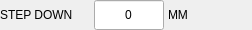
          <widget class="QWidget" name="widget_stepdown" native="true">
           <property name="minimumSize">
            <size>
             <width>0</width>
             <height>30</height>
            </size>
           </property>
           <property name="maximumSize">
            <size>
             <width>16777215</width>
             <height>30</height>
            </size>
           </property>
           <layout class="QHBoxLayout" name="horizontalLayout_15">
            <property name="spacing">
             <number>4</number>
            </property>
            <property name="leftMargin">
             <number>0</number>
            </property>
            <property name="topMargin">
             <number>0</number>
            </property>
            <property name="rightMargin">
             <number>0</number>
            </property>
            <property name="bottomMargin">
             <number>0</number>
            </property>
            <item>
             <widget class="QLabel" name="lbl_stepdown">
              <property name="minimumSize">
               <size>
                <width>90</width>
                <height>0</height>
               </size>
              </property>
              <property name="maximumSize">
               <size>
                <width>90</width>
                <height>16777215</height>
               </size>
              </property>
              <property name="text">
               <string>STEP DOWN</string>
              </property>
             </widget>
            </item>
            <item>
             <widget class="QLineEdit" name="lineEdit_stepdown">
              <property name="sizePolicy">
               <sizepolicy hsizetype="Preferred" vsizetype="Preferred">
                <horstretch>0</horstretch>
                <verstretch>0</verstretch>
               </sizepolicy>
              </property>
              <property name="minimumSize">
               <size>
                <width>70</width>
                <height>0</height>
               </size>
              </property>
              <property name="maximumSize">
               <size>
                <width>70</width>
                <height>16777215</height>
               </size>
              </property>
              <property name="toolTip">
               <string>Step down value for subsequent facing operations</string>
              </property>
              <property name="text">
               <string>0</string>
              </property>
              <property name="maxLength">
               <number>8</number>
              </property>
              <property name="alignment">
               <set>Qt::AlignCenter</set>
              </property>
             </widget>
            </item>
            <item>
             <widget class="QLabel" name="lbl_stepdown_unit">
              <property name="minimumSize">
               <size>
                <width>40</width>
                <height>0</height>
               </size>
              </property>
              <property name="maximumSize">
               <size>
                <width>16777215</width>
                <height>16777215</height>
               </size>
              </property>
              <property name="text">
               <string>MM</string>
              </property>
             </widget>
            </item>
            <item>
             <widget class="QLabel" name="label_2">
              <property name="minimumSize">
               <size>
                <width>40</width>
                <height>0</height>
               </size>
              </property>
              <property name="maximumSize">
               <size>
                <width>40</width>
                <height>16777215</height>
               </size>
              </property>
              <property name="text">
               <string/>
              </property>
             </widget>
            </item>
           </layout>
          </widget>
